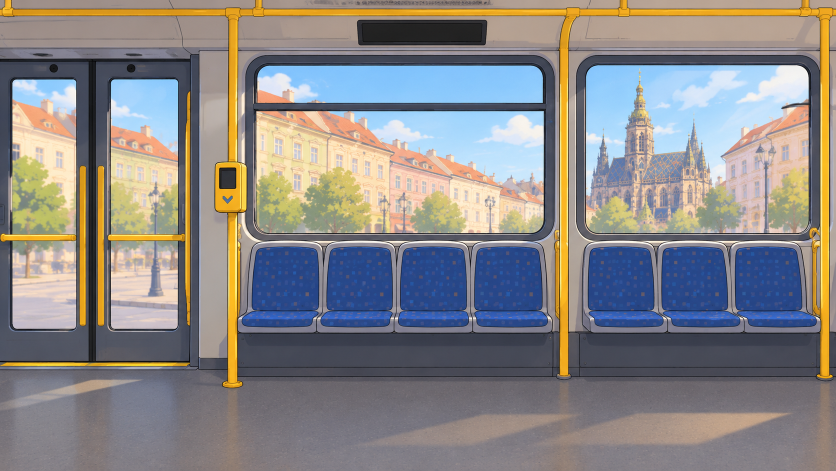
#> input picture web-games/aventure/art/sources/tram_src.png, 1672 x 941 px (shown at 1/2 size)
$ python prepare_art.py
#> lines starting #> are read from the running program, lines starting #| are printed output that depends on the picture
#!/usr/bin/env python3
"""Prepare les images generees (art/sources/) pour le jeu : decor et ville en WebP, controleur et objets detoures.

    python3 web-games/aventure/tools/prepare_art.py

  tram_src.png      -> tram.webp       (decor 16:9 recadre/reduit a 1280 x 720)
  scenery_src.jpg   -> scenery.webp    (la ville qui defile, bande panoramique)
  revizor_src.jpg   -> revizor.png     (fond magenta detoure)
  items_src.jpg     -> item_listok.png, item_listok_ok.png (deux objets cote a cote sur fond magenta)
Les personnages du cours (fox.png, andrea.png...) viennent de tools/cut_sprites.py.
"""
import os
import numpy as np
from PIL import Image, ImageFilter

HERE = os.path.dirname(os.path.abspath(__file__))
ART = os.path.join(HERE, "..", "art")
SRC = os.path.join(ART, "sources")


def key_magenta(im):
    """Retire le fond magenta (aussi les trous enfermes) et le liseré rose des bords ; renvoie une image RGBA."""
    a = np.asarray(im.convert("RGB")).astype(float)
    r, g, b = a[..., 0], a[..., 1], a[..., 2]
    m = np.minimum(r, b) - g                      # « magenta-ite » : forte sur le fond, nulle ou negative ailleurs
    alpha = 1 - np.clip((m - 70) / 90, 0, 1)
    # le liseré : sur les pixels a moitie transparents, on retire le rose en ramenant R et B vers G
    spill = np.clip(m, 0, None) * (alpha < 1)
    r = r - spill * 0.8
    b = b - spill * 0.8
    out = np.dstack([r, g, b]).clip(0, 255).astype("uint8")
    al = Image.fromarray((alpha * 255).astype("uint8")).filter(ImageFilter.MinFilter(3)).filter(ImageFilter.GaussianBlur(0.7))
    rgba = Image.fromarray(out).convert("RGBA")
    rgba.putalpha(al)
    return rgba


def crop_alpha(im, pad=2):
    box = im.getchannel("A").point(lambda v: 255 if v > 24 else 0).getbbox()
    x0, y0, x1, y1 = box
    return im.crop((max(0, x0 - pad), max(0, y0 - pad), min(im.width, x1 + pad), min(im.height, y1 + pad)))


def main():
    tram = Image.open(os.path.join(SRC, "tram_src.png")).convert("RGB")
#> tram is the input picture: PIL image 1672x941 RGB; mean R, G, B 137.7, 135.5, 135.4
    h = round(tram.height * 1280 / tram.width)
#> h = 720
    tram = tram.resize((1280, h), Image.LANCZOS)
#> tram: PIL image 1280x720 RGB
    if h != 720:   # 16:9 pile : on recadre ou on complete
        tram = tram.crop((0, (h - 720) // 2, 1280, (h - 720) // 2 + 720)) if h > 720 else tram.resize((1280, 720), Image.LANCZOS)
    tram.save(os.path.join(ART, "tram.webp"), quality=86, method=6)

    sc = Image.open(os.path.join(SRC, "scenery_src.jpg")).convert("RGB")
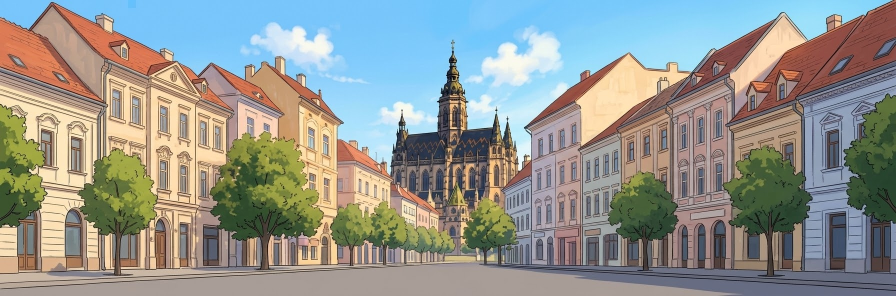
#> input picture web-games/aventure/art/sources/scenery_src.jpg, 1792 x 592 px (shown at 1/2 size)
#> sc is the input picture: PIL image 1792x592 RGB; mean R, G, B 146.3, 149.6, 144.3
    sc.save(os.path.join(ART, "scenery.webp"), quality=84, method=6)

    for i in range(2, 6):   # troncons de ville supplementaires (facultatifs) : scenery_2_src.jpg ... -> scenery_2.webp
        for ext in ("jpg", "png", "webp"):
            q = os.path.join(SRC, f"scenery_{i}_src.{ext}")
            if os.path.exists(q):
                Image.open(q).convert("RGB").save(os.path.join(ART, f"scenery_{i}.webp"), quality=84, method=6)
                break

    rv = crop_alpha(key_magenta(Image.open(os.path.join(SRC, "revizor_src.jpg"))))
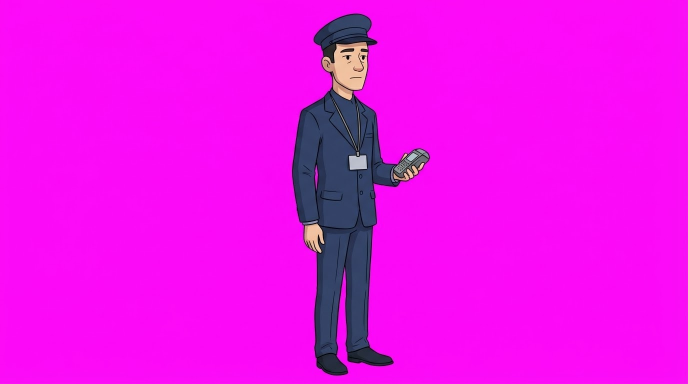
#> input picture web-games/aventure/art/sources/revizor_src.jpg, 1376 x 768 px (shown at 1/2 size)
    rv.save(os.path.join(ART, "revizor.png"), optimize=True)

    it = Image.open(os.path.join(SRC, "items_src.jpg")).convert("RGB")
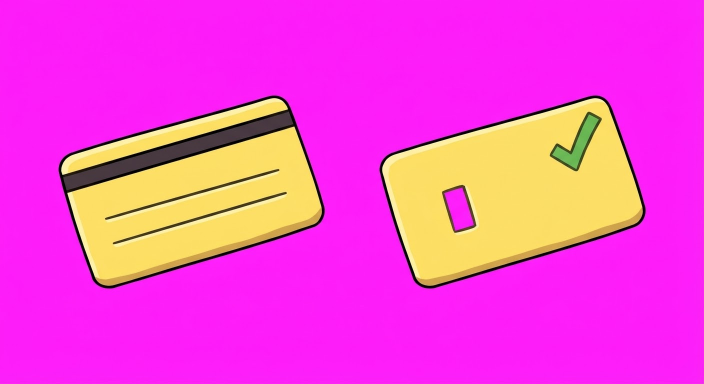
#> input picture web-games/aventure/art/sources/items_src.jpg, 1408 x 768 px (shown at 1/2 size)
#> it is the input picture: PIL image 1408x768 RGB; mean R, G, B 244.1, 69.5, 210.5
    half = it.width // 2
#> half = 704
    for name, box in (("item_listok", (0, 0, half, it.height)), ("item_listok_ok", (half, 0, it.width, it.height))):
        o = crop_alpha(key_magenta(it.crop(box)))
        s = 192 / max(o.size)
        o = o.resize((max(1, round(o.width * s)), max(1, round(o.height * s))), Image.LANCZOS)
        o.save(os.path.join(ART, name + ".png"), optimize=True)
#> this loop made 2 passes
#> pass 1, in key_magenta (call 2), `a = np.asarray(im.convert("RGB")).astype(float)`:
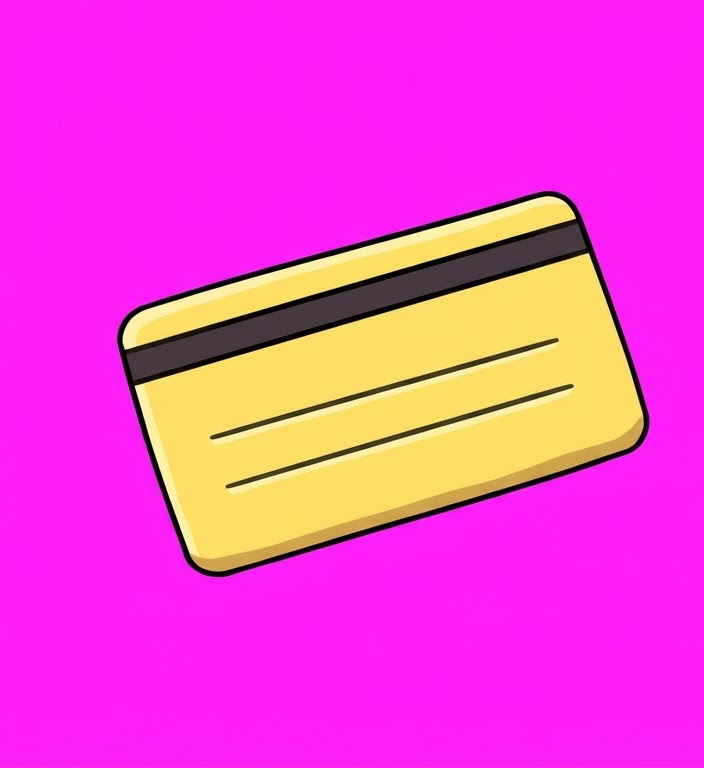
#> a: shape (768, 704, 3) float64; mean R, G, B 241.2, 67, 209.4
#> pass 1, in key_magenta (call 2), `r, g, b = a[..., 0], a[..., 1], a[..., 2]`:
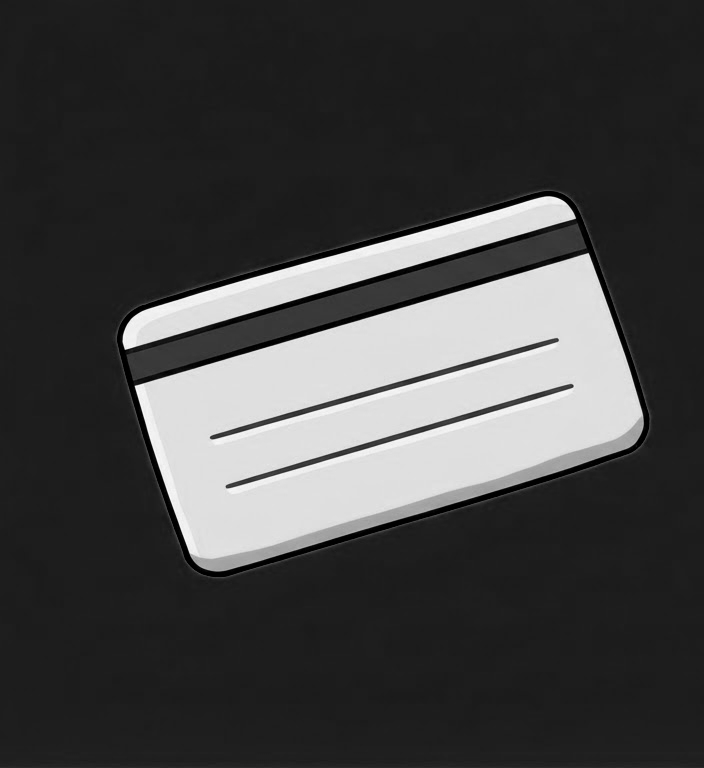
#> g: shape (768, 704) float64; min 0, max 254, mean 67
#> pass 1, in key_magenta (call 2), `r, g, b = a[..., 0], a[..., 1], a[..., 2]`:
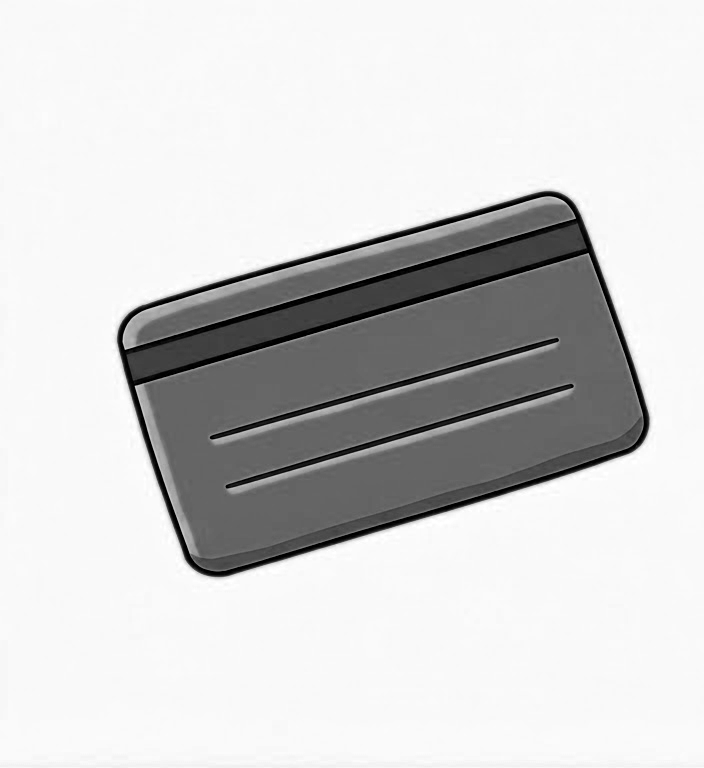
#> b: shape (768, 704) float64; min 0, max 255, mean 209.4
#> after the loop:
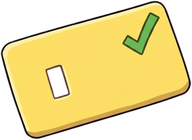
#> o: PIL image 192x140 RGBA; mean R, G, B, A 146.3, 129.2, 63.2, 159.7; transparent parts drawn white
    for f in ("tram.webp", "scenery.webp", "revizor.png", "item_listok.png", "item_listok_ok.png"):
        p = os.path.join(ART, f)
        print(f, Image.open(p).size, os.path.getsize(p) // 1024, "Ko")


if __name__ == "__main__":
    main()
